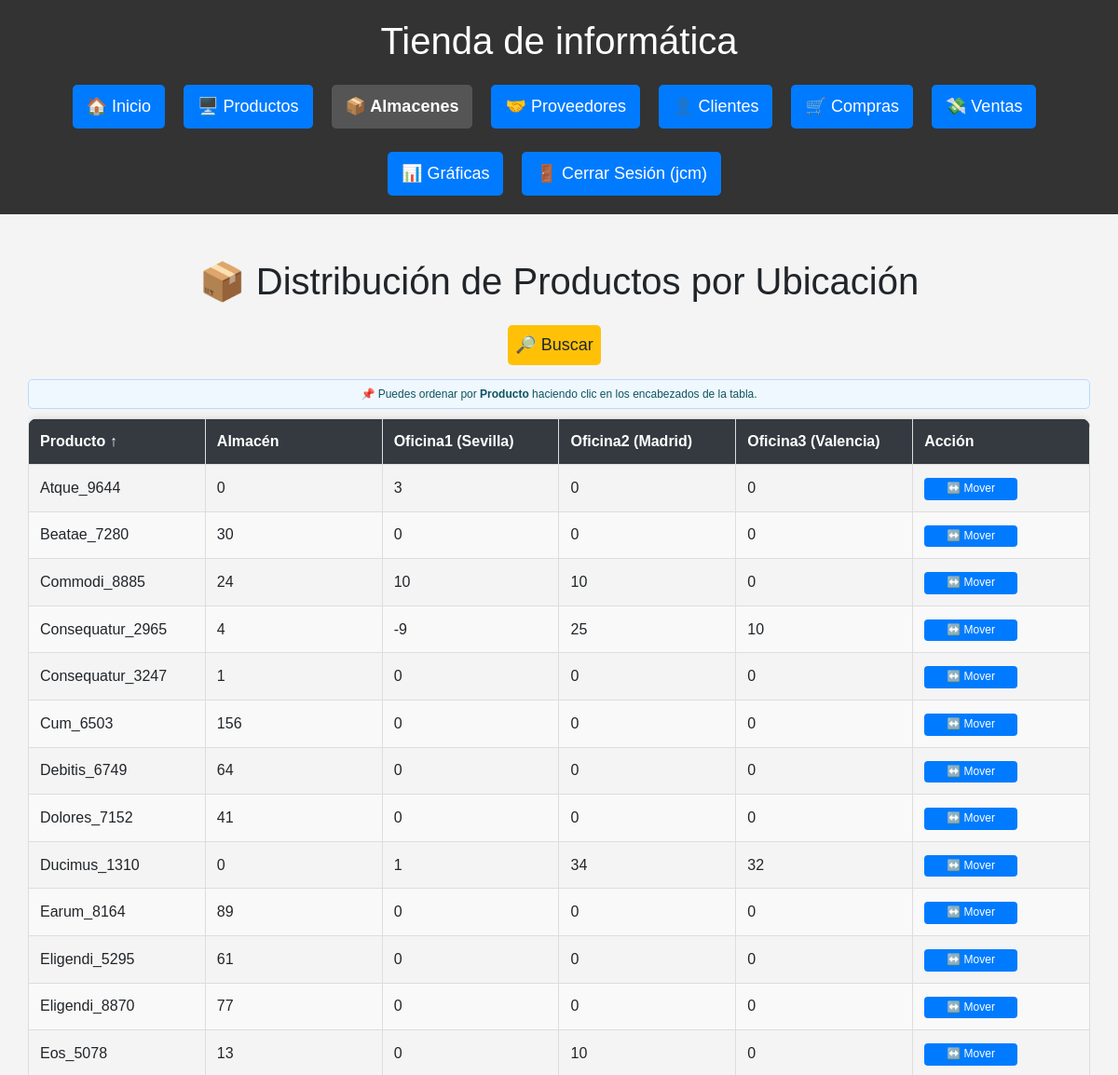
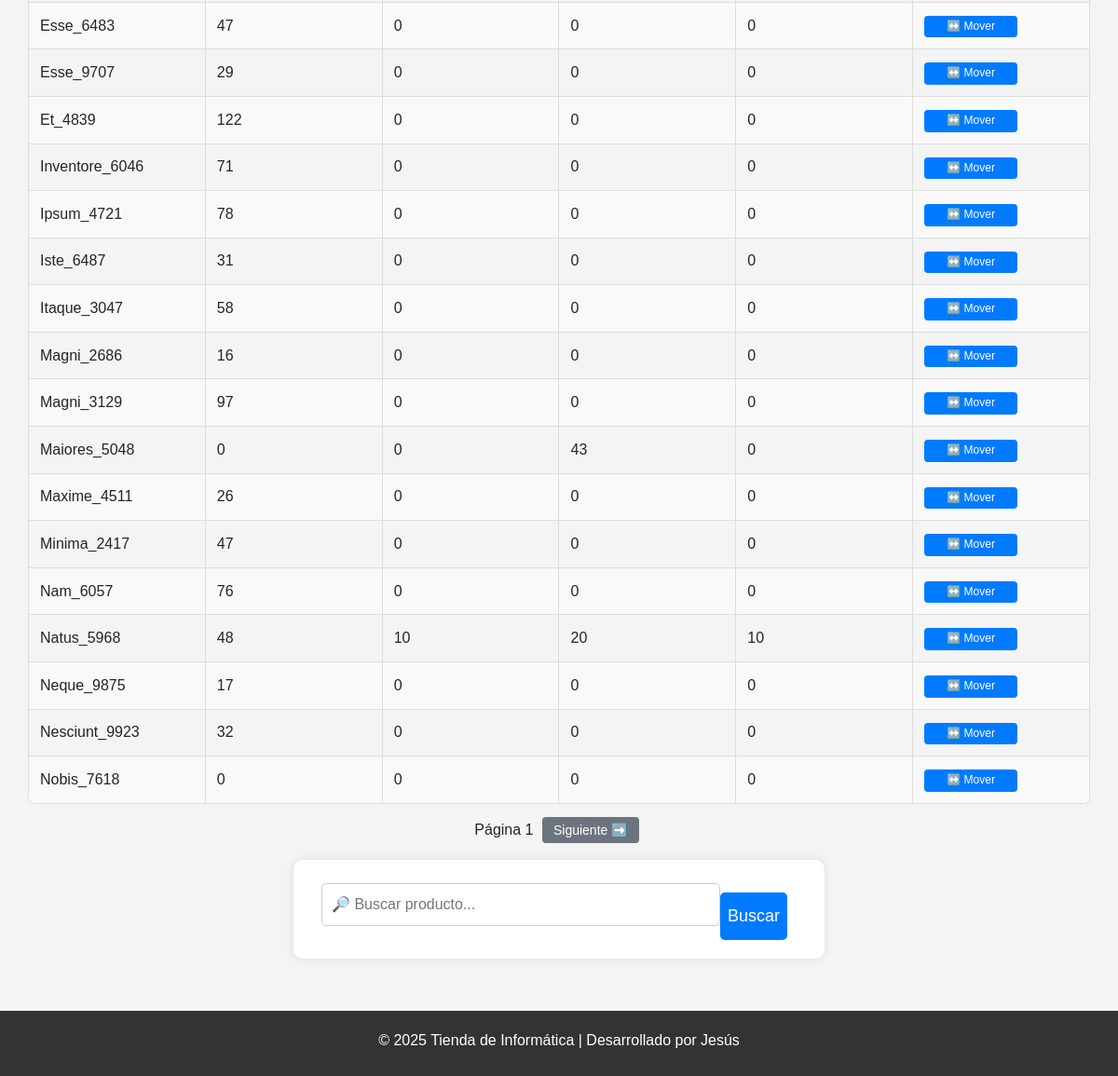
Page /almacenes (signed in) on the committed database (2 pictures, top to bottom).
### db.py (models this page shows)
class Ubicacion(Base):
    __tablename__ = "Ubicacion"
    id = Column(Integer, primary_key=True)
    nombre = Column(String(100), unique=True, nullable=False)

class Producto(Base):
    __tablename__ = "Producto"
    id = Column(Integer, primary_key=True)
    nombre = Column(String(150), unique=True, nullable=False)
    descripcion = Column(Text)
    categoria_id = Column(Integer, ForeignKey('Categoria.id'), nullable=True)
    precio = Column(Numeric(10, 2), nullable=False)
    stock = Column(Integer, default=0)
    cantidad_total = Column(Integer, default=30)
    fecha_creacion = Column(DateTime, default=func.now())
    categoria = relationship('Categoria', backref=backref('productos', lazy=True))
    ventas = relationship("DetalleVenta", back_populates="producto")

class StockPorUbicacion(Base):
    __tablename__ = "StockPorUbicacion"
    id = Column(Integer, primary_key=True)
    producto_id = Column(Integer, ForeignKey("Producto.id"), nullable=False)
    ubicacion_id = Column(Integer, ForeignKey("Ubicacion.id"), nullable=False)
    cantidad = Column(Integer, default=0)
    producto = relationship("Producto", backref="ubicaciones_stock")
    ubicacion = relationship("Ubicacion", backref="stock_producto")

### routes/almacenes.py (the view)
@almacenes_bp.route('/almacenes')
@login_required
def ver_almacenes():
    nombre = request.args.get("nombre", "")
    pagina = int(request.args.get("pagina", 1))
    orden = request.args.get("orden", "producto")
    direccion = request.args.get("direccion", "asc")
    por_pagina = 30
    ubicaciones = sesion.query(Ubicacion).all()
    query = sesion.query(Producto)
    if nombre:
        query = query.filter(Producto.nombre.ilike(f"%{nombre}%"))
    if orden == "producto":
        if direccion == "desc":
            query = query.order_by(Producto.nombre.desc())
        else:
            query = query.order_by(Producto.nombre.asc())
    total = query.count()
    productos = query.offset((pagina - 1) * por_pagina).limit(por_pagina).all()
    datos_stock = []
    for producto in productos:
        stock_por_ubicacion = {u.nombre: 0 for u in ubicaciones}
        for entrada in producto.ubicaciones_stock:
            stock_por_ubicacion[entrada.ubicacion.nombre] = entrada.cantidad
        datos_stock.append({
            "id": producto.id,
            "producto": producto.nombre,
            "stock": stock_por_ubicacion
        })
    hay_anterior = pagina > 1
    hay_siguiente = (pagina * por_pagina) < total
    return render_template("almacenes/almacenes.html",
                           datos_stock=datos_stock,
                           ubicaciones=ubicaciones,
                           nombre=nombre,
                           pagina=pagina,
                           orden=orden,
                           direccion=direccion,
                           hay_anterior=hay_anterior,
                           hay_siguiente=hay_siguiente)

### db.py (called while the page is built)
def login_required(f):
    @wraps(f)
    def decorated_function(*args, **kwargs):
        if 'usuario' not in session:
            flash('Por favor, inicie sesión para acceder a esta página.', 'error')
            return redirect(url_for('login'))
        return f(*args, **kwargs)
    return decorated_function

### templates/almacenes/almacenes.html (shortened to what this page needs)
{% extends 'base.html' %}
{% block content %}
<div class="container mt-4">
    <h1>📦 Distribución de Productos por Ubicación</h1>
    <div class="botones-superiores">
        <a href="#form-busqueda-almacen" class="btn btn-add btn-search" >🔎 Buscar</a>
    </div>
    <div class="tabla-responive">
        <table class="tabla-estilizada">
            <div class="alerta-orden">
              📌 Puedes ordenar por <strong>Producto</strong> haciendo clic en los encabezados de la tabla.
            </div>
            <thead>
                <tr>
                    {% set nueva_direccion = 'desc' if direccion == 'asc' else 'asc' %}
                    <th>
                        <a href="{{ url_for('almacenes.ver_almacenes', orden='producto', direccion=nueva_direccion, nombre=nombre) }}">
                            Producto
                            {% if orden == 'producto' %}
                                {% if direccion == 'asc' %} ↑ {% else %} ↓ {% endif %}
                            {% endif %}
                        </a>
                    </th>
                    {% for ubicacion in ubicaciones %}
                        <th>{{ ubicacion.nombre }}</th>
                    {% endfor %}
                    <th>Acción</th>
                </tr>
            </thead>
            <tbody>
                {% for fila in datos_stock %}
                <tr>
                    <td>{{ fila.producto }}</td>
                    {% for ubicacion in ubicaciones %}
                        <td>{{ fila.stock[ubicacion.nombre] }}</td>
                    {% endfor %}
                    <td>
                        <a href="{{ url_for('almacenes.mover_producto', producto_id=fila.id) }}" class="btn-edit">↔️ Mover</a>
                    </td>
                </tr>
                {% endfor %}
            </tbody>
        </table>
    </div>
    <div class="paginacion mt-3">
        <span>Página {{ pagina }}</span>
        {% if hay_siguiente %}
            <a href="{{ url_for('almacenes.ver_almacenes', pagina=pagina+1, nombre=nombre, orden=orden, direccion=direccion) }}" class="btn-pagina">Siguiente ➡️</a>
        {% endif %}
    </div>
    <form method="GET" action="{{ url_for('almacenes.ver_almacenes') }}" class="mb-3 d-flex" id="form-busqueda-almacen">
        <input type="text" name="nombre" placeholder="🔎 Buscar producto..." value="{{ nombre or '' }}">
        <button type="submit" class="btn">Buscar</button>
    </form>
</div>
{% endblock %}

### static/estilos.css (style rules this page uses)
html, body { height: 100%; margin: 0; padding: 0; font-family: Arial, sans-serif; background-color: #f4f4f4; text-align: center; }
body { overflow-x: hidden; }
.container, main { width: 100%; padding: 0; margin: 0 auto; }
.alerta-orden { background-color: #f0f8ff; color: #0c5460; border: 1px solid #b8daff; padding: 6px 10px; border-radius: 5px; margin-bottom: 10px; font-size: 0.75rem; text-align: center; }
form { width: 50%; margin: 20px auto; background: white; padding: 20px 30px; border-radius: 10px; box-shadow: 0 0 10px rgba(0,0,0,0.1); text-align: left; }
form input, form textarea, form select { width: 100%; padding: 10px; margin-top: 5px; margin-bottom: 15px; border: 1px solid #ccc; border-radius: 5px; box-sizing: border-box; font-size: 16px; }
button, .btn { background: #007BFF; color: white; padding: 8px; border: none; margin-top: 15px; cursor: pointer; font-size: 18px; border-radius: 5px; transition: 0.3s; text-decoration: none; display: inline-block; margin-right: 10px; }
.btn-add { background: #418852; margin-bottom: 15px; }
.btn-pagina { background-color: #6c757d; color: white; font-size: 14px; padding: 6px 12px; border-radius: 4px; text-decoration: none; margin: 0 5px; }
.btn-edit { display: inline-block; max-width: 100px; background-color: #007BFF; color: white; padding: 4px 8px; font-size: 0.75rem; border: none; border-radius: 4px; cursor: pointer; transition: all 0.2s; text-decoration: none; white-space: nowrap; line-height: 1.3; margin: 0; box-shadow: none; width: 100% ; text-align: center; box-sizing: border-box; }
.btn-search { background-color: #ffc107; color: #212529; }
.tabla-estilizada { width: 100%; border-collapse: collapse; border-radius: 10px; overflow: hidden; box-shadow: 0 0 10px rgba(0,0,0,0.1); table-layout: fixed; }
.tabla-estilizada thead { background-color: #343a40; color: white; font-weight: bold; }
.tabla-estilizada th, .tabla-estilizada td { padding: 12px; border: 1px solid #ddd; text-align: left; max-width: 200px; word-wrap: break-word; white-space: normal; }
.tabla-estilizada tr:nth-child(even) { background-color: #f9f9f9; }
.tabla-estilizada thead th a { color: white; text-decoration: none; font-weight: bold; }
.tabla-responive { width: 100%; overflow-x: auto; -webkit-overflow-scrolling: touch; box-sizing: border-box; padding: 0 10x; }

### rows in the picture
Ubicacion: nombre "Almacén", nombre "0", nombre "30", nombre "24", nombre "4", nombre "1", nombre "156", nombre "64", nombre "41", nombre "89", nombre "61", nombre "77", nombre "13", nombre "47", nombre "29", nombre "122", nombre "71", nombre "78", nombre "31", nombre "58", nombre "16", nombre "97", nombre "26", nombre "76", nombre "48", nombre "17", nombre "32"
Ubicacion: nombre "Oficina1 (Sevilla)", nombre "3", nombre "0", nombre "10", nombre.cantidad "-9", nombre "1"
Ubicacion: nombre "Oficina2 (Madrid)", nombre "0", nombre "10", nombre "25", nombre "34", nombre "43", nombre "20"
Ubicacion: nombre "Oficina3 (Valencia)", nombre "0", nombre "10", nombre "32"
Producto: producto "Atque_9644"
Producto: producto "Beatae_7280"
Producto: producto "Commodi_8885"
Producto: producto "Consequatur_2965"
Producto: producto "Consequatur_3247"
Producto: producto "Cum_6503"
Producto: producto "Debitis_6749"
Producto: producto "Dolores_7152"
Producto: producto "Ducimus_1310"
Producto: producto "Earum_8164"
Producto: producto "Eligendi_5295"
Producto: producto "Eligendi_8870"
Producto: producto "Eos_5078"
Producto: producto "Esse_6483"
Producto: producto "Esse_9707"
Producto: producto "Et_4839"
Producto: producto "Inventore_6046"
Producto: producto "Ipsum_4721"
Producto: producto "Iste_6487"
Producto: producto "Itaque_3047"
Producto: producto "Magni_2686"
Producto: producto "Magni_3129"
Producto: producto "Maiores_5048"
Producto: producto "Maxime_4511"
Producto: producto "Minima_2417"
Producto: producto "Nam_6057"
Producto: producto "Natus_5968"
Producto: producto "Neque_9875"
Producto: producto "Nesciunt_9923"
Producto: producto "Nobis_7618"

### other values in the picture
{{ session['usuario'] }} "jcm"
{{ pagina }} "1"
